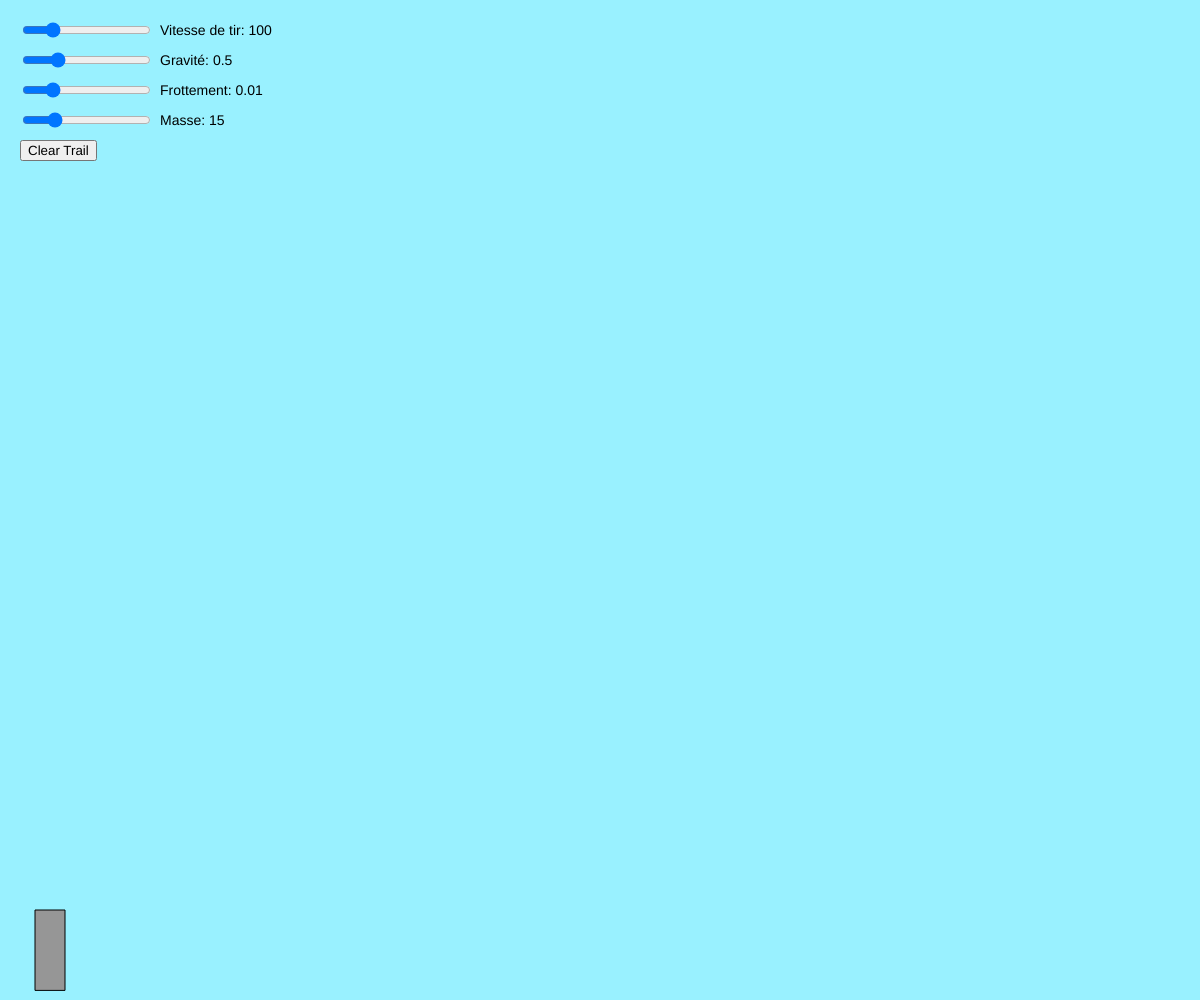
Frame 1 (no input)
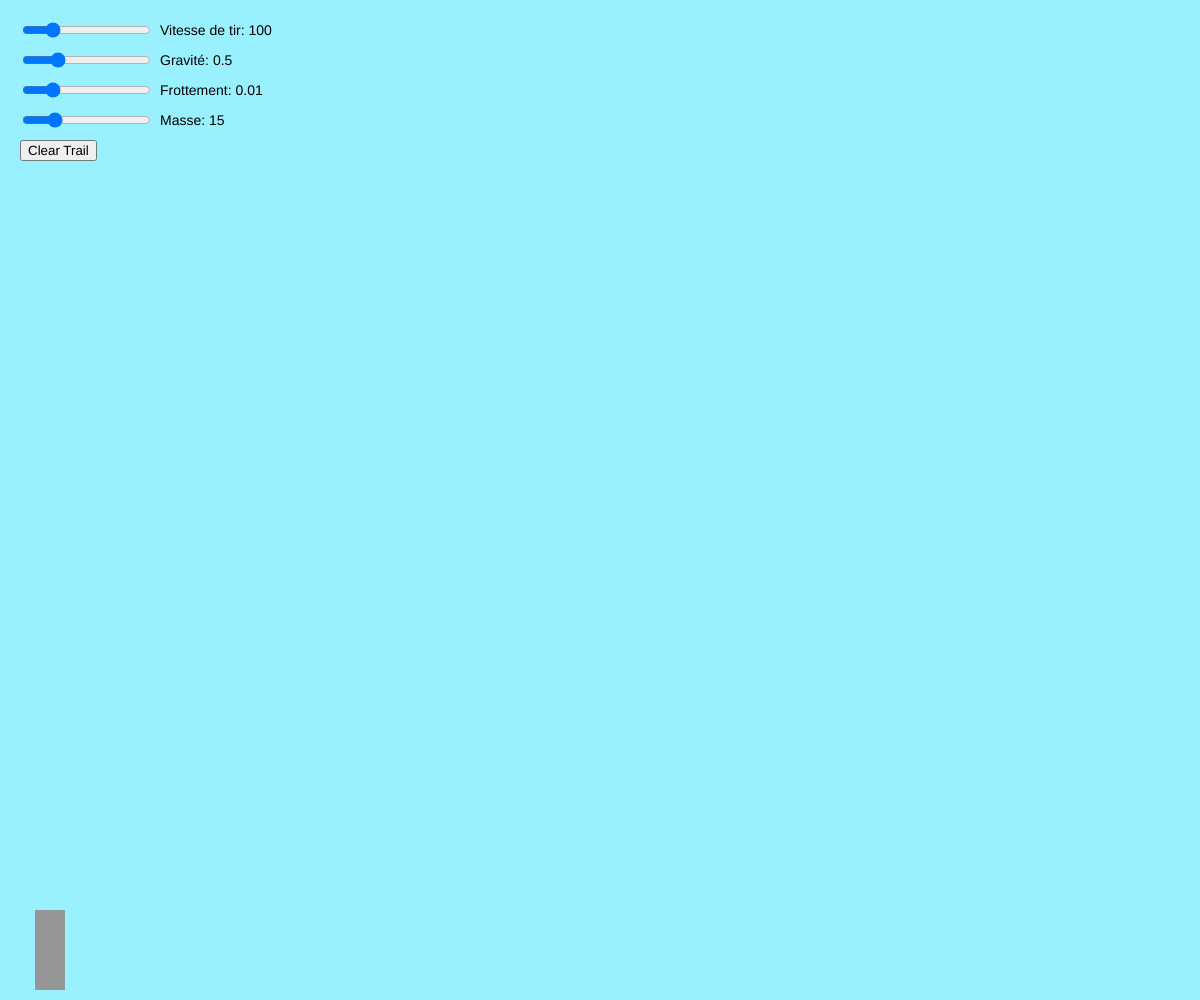
Frame 60 (no input)
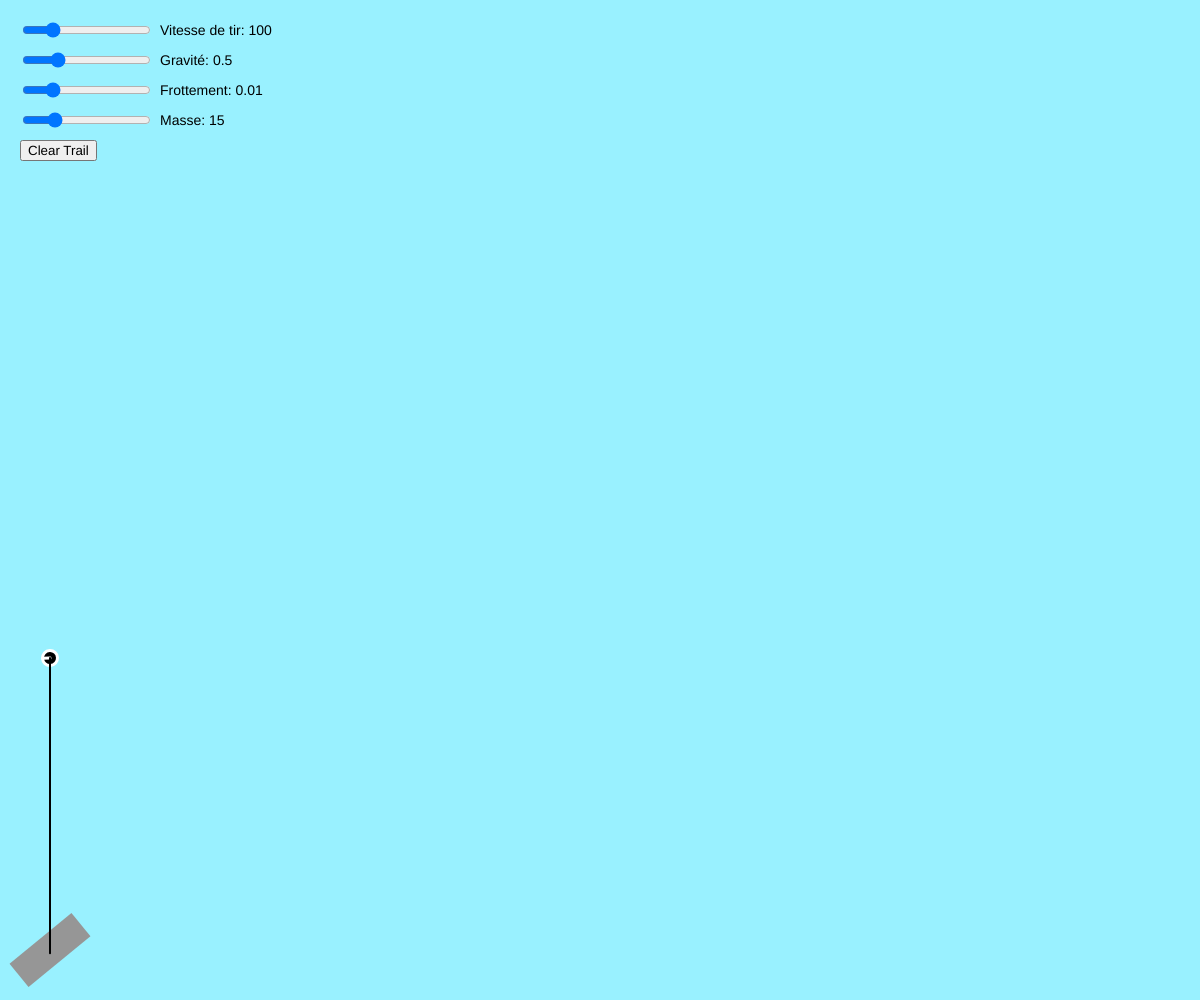
Frame 120 (the mouse pressed at the canvas centre since frame 60)

The p5.js sketch that drew these frames (run headless with seeded random() and noise() and a simulated clock; from frame 60 on, the mouse is pressed at the canvas centre):

// p5.js sketch
// ── sketch.js
let movers = [];
let gravity;
let cannonAngle;
let ejectionSpeed = 100;

// Sliders
let speedSlider, gravitySlider, dragSlider, massSlider;
let clearBTN;

function setup() {
  createCanvas(windowWidth, windowHeight);

  // Création des sliders en haut à gauche
  speedSlider = createSlider(50, 300, ejectionSpeed);
  speedSlider.position(20, 20);

  gravitySlider = createSlider(0, 2, 0.5, 0.1);
  gravitySlider.position(20, 50);

  dragSlider = createSlider(0, 0.05, 0.01, 0.001);
  dragSlider.position(20, 80);

  massSlider = createSlider(5, 50, 15, 1);
  massSlider.position(20, 110);

  clearBTN = createButton("Clear Trail");
  clearBTN.position(20, 140);
  clearBTN.mousePressed(clearTrail);

  gravity = createVector(0, gravitySlider.value());
}

function draw() {
  background(153, 241, 255);

  // Mettre à jour les valeurs des sliders
  ejectionSpeed = speedSlider.value();
  gravity.set(0, gravitySlider.value());

  let dx = mouseX - 50;
  let dy = mouseY - (height - 50);
  cannonAngle = constrain(atan2(dy, dx), -PI / 2, 0);
  drawCannon();

  for (let i = movers.length - 1; i >= 0; i--) {
    let dragForce = calculateDrag(movers[i]);
    movers[i].applyForce(dragForce);

    movers[i].applyForce(gravity);
    movers[i].update();
    movers[i].show();

    movers[i].showTrail();

    // if (!checkBorders(movers[i])) {
    //   movers.splice(i, 1);
    // }
  }

  // Affichage des valeurs des sliders
  fill(0);
  noStroke();
  strokeWeight(1);
  textSize(14);
  text(`Vitesse de tir: ${ejectionSpeed}`, 160, 35);
  text(`Gravité: ${gravity.y}`, 160, 65);
  text(`Frottement: ${dragSlider.value()}`, 160, 95);
  text(`Masse: ${massSlider.value()}`, 160, 125);
}

// Désactiver le tir lors du changement des sliders
function mousePressed() {
  // Vérifie que l'événement n'est pas lié aux sliders
  if (mouseX < 20 || mouseX > 120 || mouseY < 20 || mouseY > 160) {
    let p = new Mover(50, height - 40, massSlider.value(), dragSlider.value());
    let force = createVector(
      ejectionSpeed * cos(cannonAngle),
      ejectionSpeed * sin(cannonAngle)
    );
    p.applyForce(force);
    movers.push(p);
  }
}

// Dessine un canon statique en bas à gauche
function drawCannon() {
  push();
  fill(150);
  rectMode(CENTER);
  translate(50, height - 50);
  rotate(cannonAngle);
  rect(0, 0, 80, 30);
  pop();
}

function calculateDrag(mover) {
  let speed = mover.vel.mag();
  let dragMagnitude = mover.dragCoeff * (speed * speed);

  let dragForce = mover.vel.copy();
  dragForce.mult(-1);

  dragForce.setMag(dragMagnitude);

  return dragForce;
}

function checkBorders(mover) {
  return (
    mover.pos.x > 0 - mover.radius &&
    mover.pos.x < width + mover.radius &&
    mover.pos.y > 0 - mover.radius &&
    mover.pos.y < height + mover.radius
  );
}

function clearTrail() {
  movers = []; // Vider la liste des projectiles*
}

// ── mover.js
class Mover {
  constructor(x, y, mass, c) {
    this.pos = createVector(x, y);
    this.vel = createVector();
    this.acc = createVector();
    this.mass = mass;
    this.radius = this.mass;

    this.angle = 0;
    this.angleVel = 0;
    this.angleAcc = 0;

    this.dragCoeff = c;

    this.trail = [];
  }

  applyForce(force) {
    let f = p5.Vector.div(force, this.mass);
    this.acc.add(f);
  }

  update() {
    this.vel.add(this.acc);
    this.pos.add(this.vel);

    this.angleAcc = this.vel.y / 100;
    this.angleVel += this.angleAcc;
    this.angleVel = constrain(this.angleVel, -0.5, 0.5);
    this.angle += this.angleVel;

    this.acc.mult(0);

    this.trail.push(this.pos.copy());
  }

  show() {
    push();
    stroke(255);
    strokeWeight(3);
    fill(0);

    translate(this.pos.x, this.pos.y);
    rotate(this.angle);
    circle(0, 0, this.radius);
    line(0, 0, this.radius / 2, 0);
    pop();
  }

  showTrail() {
    for (let i = 0; i < this.trail.length - 1; i++) {
      stroke(0);
      strokeWeight(2);
      fill(255);
      noFill();
      line(
        this.trail[i].x,
        this.trail[i].y,
        this.trail[i + 1].x,
        this.trail[i + 1].y
      );
    }
  }
}
